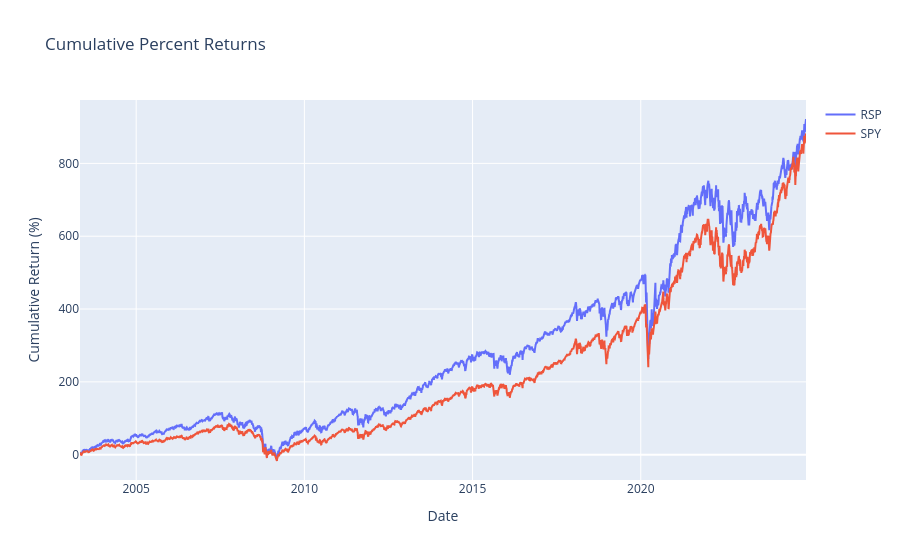

Notebook source saved alongside this figure:
### Markdown cell above
### Cumulative Returns
The first question we aim to answer is: Over the long run, which has performed better, SPY or RSP?

To begin, we’ll analyze the cumulative returns of both ETFs over the entire available period. Cumulative return is one of the most intuitive ways to visualize long-term performance, as it allows us to see the growth of $1 invested at the start of the period.

For this, we will use a cumulative return graph that shows the percentage change over time. This type of visualization will help us easily identify trends, periods of outperformance, and overall long-term growth between SPY (market-cap weighted) and RSP (equal-weighted). The cumulative returns are calculated by compounding the daily percentage returns of the ETFs over time.

By comparing the two lines on this graph, we can get a sense of which strategy—market-cap weighted or equal-weighted—has delivered better returns over the full period and whether there are any clear periods where one consistently outperforms the other.

Let’s plot the cumulative returns of SPY and RSP to visually explore the long-term performance of these two strategies.

### Code cell
# Cumulative Return Graphs of SPY and RSP
mf.cumulative_return_graph_plotly(df_prices.pct_change().dropna())

### Figure 1 — Plotly figure (JSON) as saved in the notebook; plotly's stock layout.template omitted (floating-point values rounded to 4 significant figures; data arrays with more than 128 entries replaced by an {"elided": "..."} marker saying what was removed)
{"data": [{"mode": "lines", "name": "RSP", "type": "scatter", "x": {"elided": "5433 str values"}, "y": {"elided": "5433 float values"}}, {"mode": "lines", "name": "SPY", "type": "scatter", "x": {"elided": "5433 str values"}, "y": {"elided": "5433 float values"}}], "layout": {"title": {"text": "Cumulative Percent Returns"}, "xaxis": {"title": {"text": "Date"}}, "yaxis": {"tickformat": ",", "title": {"text": "Cumulative Return (%)"}}}}
